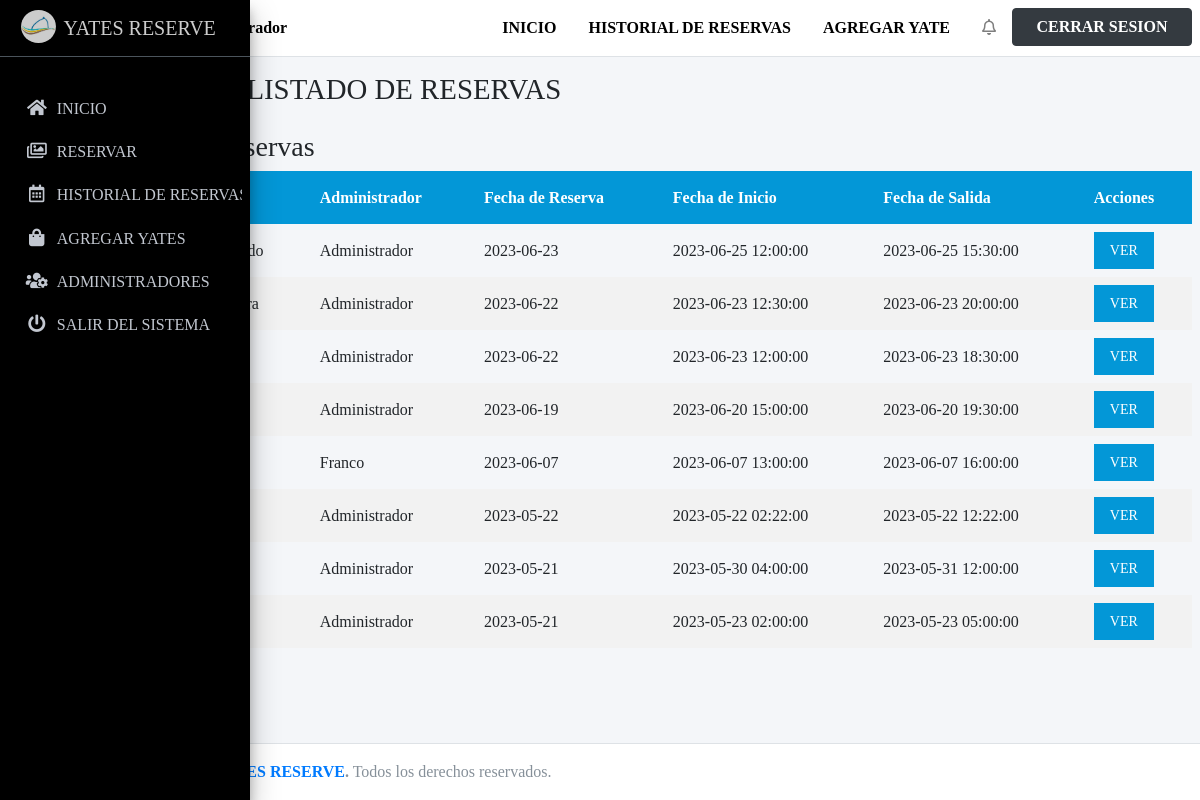
/reservas (signed in), run on the app's committed database.
### tables this page shows
CREATE TABLE `reservas` (
  `id` int(11) NOT NULL,
  `yate_id` int(11) NOT NULL,
  `administrador_id` int(11) NOT NULL,
  `fecha_reserva` date NOT NULL,
  `fecha_inicio` datetime NOT NULL,
  `fecha_salida` datetime NOT NULL,
  `pago_reserva` float DEFAULT NULL,
  `nombre` varchar(255) DEFAULT NULL,
  `correo` varchar(255) DEFAULT NULL,
  `telefono` varchar(255) DEFAULT NULL
);

CREATE TABLE `administradores` (
  `id` int(11) NOT NULL,
  `perfil` text NOT NULL,
  `nombre` text NOT NULL,
  `usuario` text NOT NULL,
  `password` text NOT NULL,
  `estado` int(11) NOT NULL,
  `fecha` timestamp NOT NULL DEFAULT current_timestamp() ON UPDATE current_timestamp()
);

### controladores/plantilla.controlador.php (called while the page is built)
<?php
class ControladorPlantilla{
	public function ctrPlantilla(){
		include "vistas/plantilla.php";
	}
}

### index.php (called while the page is built, shortened)
<?php
	require_once "controladores/plantilla.controlador.php";
	$plantilla = new ControladorPlantilla();
	$plantilla -> ctrPlantilla();

### vistas/paginas/reservas.php (the view, shortened to what this page needs)
<?php
$conexion = mysqli_connect("localhost", "root", "", "reservas-yate");
$resultado = mysqli_query($conexion, "SELECT reservas.id AS reserva_numero, yates.nombre AS yate_nombre, administradores.nombre AS administrador_nombre, reservas.nombre, reservas.correo, reservas.telefono, fecha_reserva, fecha_inicio, fecha_salida, pago_reserva  FROM reservas INNER JOIN yates ON reservas.yate_id = yates.id INNER JOIN administradores ON reservas.administrador_id = administradores.id ORDER BY reservas.id DESC");
?>
<div class="content-wrapper" style="min-height: 717px;">
    <section class="content-header">
        <div class="container-fluid">
            <div class="row mb-2">
                <div class="col-sm-6">
                    <h1>PAGINA DE LISTADO DE RESERVAS</h1>
                </div>
            </div>
        </div>
    </section>
    <section class="content">
        <div class="col-sm-6">
            <h3>Listado de Reservas</h3>
        </div>
        <table id="reservas-table" class="orden-btn-container">
            <tr>
                <th>Yate</th>
                <th>Administrador</th>
                <th>Fecha de Reserva</th>
                <th>Fecha de Inicio</th>
                <th>Fecha de Salida</th>
                <th>Acciones</th>
            </tr>
            <?php
            $contador = mysqli_num_rows($resultado);
            while ($fila = mysqli_fetch_array($resultado)) {
                echo "<tr>";
                echo '<td class="contador-cell">' . $contador . '</td>';
                echo "<td>" . $fila['yate_nombre'] . "</td>";
                echo "<td>" . $fila['administrador_nombre'] . "</td>";
                echo "<td>" . $fila['fecha_reserva'] . "</td>";
                echo "<td>" . $fila['fecha_inicio'] . "</td>";
                echo "<td>" . $fila['fecha_salida'] . "</td>";
                echo '<td><button class="ver-btn" data-id="' . $fila['reserva_numero'] . '" data-nombre="' . $fila['nombre'] . '" data-correo="' . $fila['correo'] . '" data-telefono="' .  $fila['telefono'] .'" data-pago_reserva="'. $fila['pago_reserva'] . '">VER</button></td>';
                echo "</tr>";
                $contador--;
            }
            ?>
        </table>
    </section>
</div>

### vistas/plantilla.php (style rules this page uses)
body { font-family: 'Roboto Slab', serif; }

### vistas/paginas/reservas.php (style rules this page uses)
table { border-collapse: collapse; width: 100%; }
th, td { text-align: left; padding: 8px; }
th { background-color: #0397d7; color: white; }
tr:nth-child(even) { background-color: #f2f2f2; }
.orden-btn-container { background-color: transparent; }
.orden-btn-container button { background-color: #0397d7; color: white; border: none; padding: 8px 16px; font-size: 14px; cursor: pointer; transition: background-color 0.3s; }
.contador-cell { padding-left: 25px; }

### data on the page
reservas: administrador.nombre "Administrador", fecha_reserva "2023-06-23", fecha_inicio "2023-06-25 12:00:00", fecha_salida "2023-06-25 15:30:00"
reservas: administrador.nombre "Administrador", fecha_reserva "2023-06-22", fecha_inicio "2023-06-23 12:30:00", fecha_salida "2023-06-23 20:00:00"
reservas: administrador.nombre "Administrador", fecha_reserva "2023-06-22", fecha_inicio "2023-06-23 12:00:00", fecha_salida "2023-06-23 18:30:00"
reservas: administrador.nombre "Administrador", fecha_reserva "2023-06-19", fecha_inicio "2023-06-20 15:00:00", fecha_salida "2023-06-20 19:30:00"
reservas: administrador.nombre "Franco", fecha_reserva "2023-06-07", fecha_inicio "2023-06-07 13:00:00", fecha_salida "2023-06-07 16:00:00"
reservas: administrador.nombre "Administrador", fecha_reserva "2023-05-22", fecha_inicio "2023-05-22 02:22:00", fecha_salida "2023-05-22 12:22:00"
reservas: administrador.nombre "Administrador", fecha_reserva "2023-05-21", fecha_inicio "2023-05-30 04:00:00", fecha_salida "2023-05-31 12:00:00"
reservas: administrador.nombre "Administrador", fecha_reserva "2023-05-21", fecha_inicio "2023-05-23 02:00:00", fecha_salida "2023-05-23 05:00:00"
